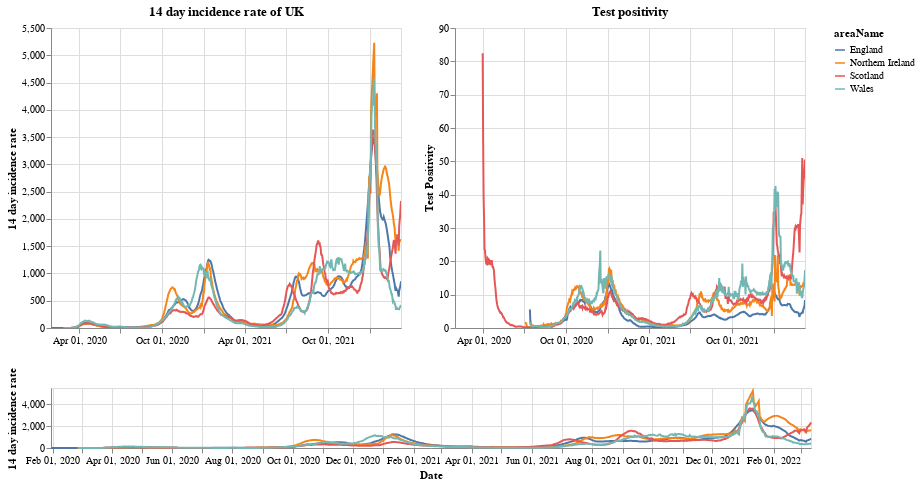

Notebook cell for this chart:
### Markdown cell above
# Plots

First a plot with each country in the UK. The top right shows the positivity rate for (which is the percentage of registered tests which were positive) while the top left is the 14 day incidence rate. The bottom chart can be used to select the timeframe (does not work on a mobile device).

### Code cell
#collapse
brush = alt.selection(type='interval', name='DateBrush',encodings=['x'],fields=['Time'])
leg_selection = alt.selection_multi(fields=['areaName'], bind='legend')

base = alt.Chart(uk_cases).mark_line().encode(
    x=alt.X("yearmonthdate(date):T", axis=alt.Axis(title='Date')),
    y=alt.Y("twoWeeklyCasesRate:Q", axis=alt.Axis(title='14 day incidence rate')),
    tooltip=['areaName', 'date','twoWeeklyCasesRate', 'testPositivity'],
    color='areaName',
    opacity=alt.condition(leg_selection, alt.value(2), alt.value(0.1))
).add_selection(leg_selection).properties(width=350)

upper = base.encode(alt.X('yearmonthdate(date):T', axis=alt.Axis(title=''),
                         scale=alt.Scale(domain=brush))
                   ).properties(title=f'14 day incidence rate of UK')
upper_right = upper.encode(alt.Y('testPositivity:Q', axis=alt.Axis(title='Test Positivity'))).properties(title='Test positivity')
lower = base.properties(height=60, width = 760).add_selection(brush)

(upper | upper_right) & lower

### Figure 1 — Vega-Lite specification as saved in the notebook (floating-point values rounded to 4 significant figures; data arrays with more than 128 entries replaced by an {"elided": "..."} marker saying what was removed)
{"config": {"view": {"continuousWidth": 400, "continuousHeight": 300}}, "vconcat": [{"hconcat": [{"mark": "line", "encoding": {"color": {"type": "nominal", "field": "areaName"}, "opacity": {"condition": {"value": 2, "selection": "selector001"}, "value": 0.1}, "tooltip": [{"type": "nominal", "field": "areaName"}, {"type": "temporal", "field": "date"}, {"type": "quantitative", "field": "twoWeeklyCasesRate"}, {"type": "quantitative", "field": "testPositivity"}], "x": {"type": "temporal", "axis": {"title": ""}, "field": "date", "scale": {"domain": {"selection": "DateBrush"}}, "timeUnit": "yearmonthdate"}, "y": {"type": "quantitative", "axis": {"title": "14 day incidence rate"}, "field": "twoWeeklyCasesRate"}}, "selection": {"selector001": {"type": "multi", "fields": ["areaName"], "bind": "legend"}}, "title": "14 day incidence rate of UK", "width": 350}, {"mark": "line", "encoding": {"color": {"type": "nominal", "field": "areaName"}, "opacity": {"condition": {"value": 2, "selection": "selector001"}, "value": 0.1}, "tooltip": [{"type": "nominal", "field": "areaName"}, {"type": "temporal", "field": "date"}, {"type": "quantitative", "field": "twoWeeklyCasesRate"}, {"type": "quantitative", "field": "testPositivity"}], "x": {"type": "temporal", "axis": {"title": ""}, "field": "date", "scale": {"domain": {"selection": "DateBrush"}}, "timeUnit": "yearmonthdate"}, "y": {"type": "quantitative", "axis": {"title": "Test Positivity"}, "field": "testPositivity"}}, "selection": {"selector001": {"type": "multi", "fields": ["areaName"], "bind": "legend"}}, "title": "Test positivity", "width": 350}]}, {"mark": "line", "encoding": {"color": {"type": "nominal", "field": "areaName"}, "opacity": {"condition": {"value": 2, "selection": "selector001"}, "value": 0.1}, "tooltip": [{"type": "nominal", "field": "areaName"}, {"type": "temporal", "field": "date"}, {"type": "quantitative", "field": "twoWeeklyCasesRate"}, {"type": "quantitative", "field": "testPositivity"}], "x": {"type": "temporal", "axis": {"title": "Date"}, "field": "date", "timeUnit": "yearmonthdate"}, "y": {"type": "quantitative", "axis": {"title": "14 day incidence rate"}, "field": "twoWeeklyCasesRate"}}, "height": 60, "selection": {"selector001": {"type": "multi", "fields": ["areaName"], "bind": "legend"}, "DateBrush": {"type": "interval", "encodings": ["x"], "fields": ["Time"]}}, "width": 760}], "data": {"name": "data-311a0d53a0300077316f6326e904831c"}, "$schema": "https://vega.github.io/schema/vega-lite/v4.8.1.json", "datasets": {"data-311a0d53a0300077316f6326e904831c": {"elided": "3004 records"}}}
